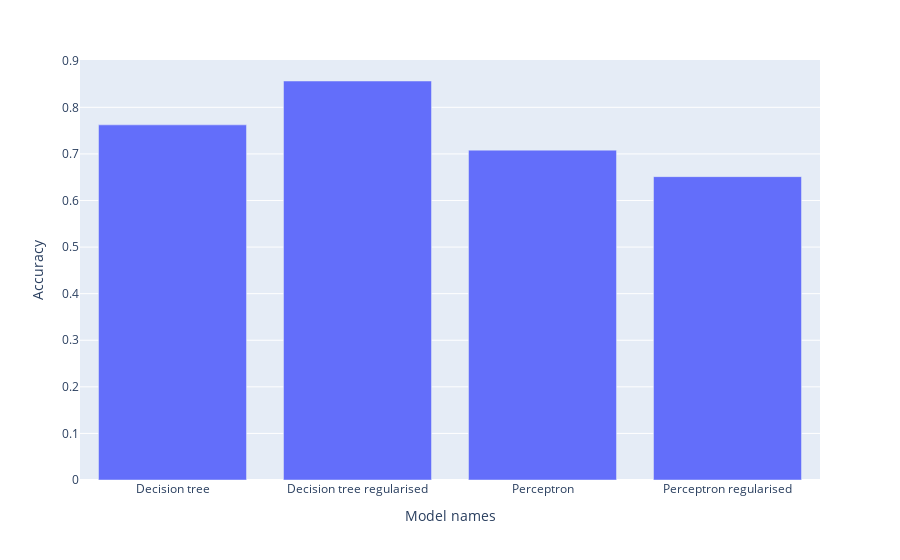

The code cell stored with this chart in its notebook:
### Code cell
accs = [dec_tree_acc, dec_tree_acc_reg, test_acc_perceptron, test_acc_perceptron_reg]
model_names = ['Decision tree', 'Decision tree regularised', 'Perceptron', 'Perceptron regularised']

plot_accuracies(accs, model_names)

### Figure 1 — Plotly figure (JSON) as saved in the notebook; plotly's stock layout.template omitted (floating-point values rounded to 4 significant figures)
{"data": [{"alignmentgroup": "True", "hovertemplate": "Model names=%{x}<br>Accuracy=%{y}<extra></extra>", "legendgroup": "", "marker": {"color": "#636efa", "pattern": {"shape": ""}}, "name": "", "offsetgroup": "", "orientation": "v", "showlegend": false, "textposition": "auto", "type": "bar", "x": ["Decision tree", "Decision tree regularised", "Perceptron", "Perceptron regularised"], "xaxis": "x", "y": [0.7623, 0.8565, 0.7081, 0.6512], "yaxis": "y"}], "layout": {"barmode": "relative", "legend": {"tracegroupgap": 0}, "margin": {"t": 60}, "xaxis": {"anchor": "y", "domain": [0, 1], "title": {"text": "Model names"}}, "yaxis": {"anchor": "x", "domain": [0, 1], "title": {"text": "Accuracy"}}}}
